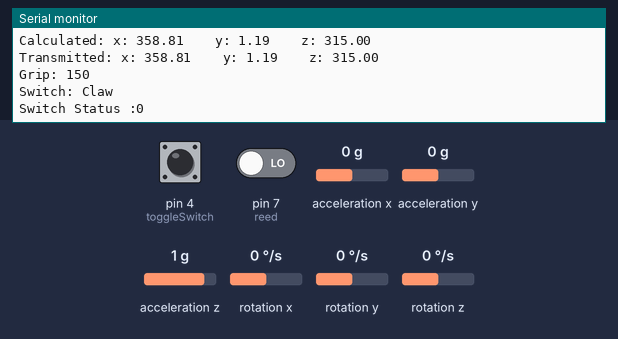
A sketch run on a simulated Arduino Uno, built with avr-gcc and run on an emulated ATmega328P. Parts: the last lines printed to the serial monitor. Wiring (inferred from the names in the program): MPU-6050 motion sensor at I2C address 0x68. The test bench sets the inputs (shaded band); at power-on: pin 4 (toggleSwitch) HIGH, acceleration x 0 g, pin 7 (reed) LOW, acceleration y 0 g, acceleration z 1 g, rotation x 0 °/s, rotation y 0 °/s, rotation z 0 °/s. No radio packets arrive unless stated.

Above: at 1.7 s.
1.8 s: pin 4 (toggleSwitch) pulled LOW for 0.15 s
3.4 s: acceleration x set to -1.4 g
4.9 s: pin 7 (reed) driven HIGH
6.4 s: acceleration y set to -1.4 g
At 7.0 s:
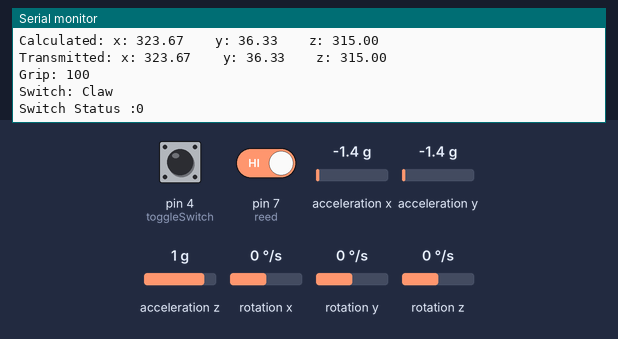
7.9 s: pin 4 (toggleSwitch) pulled LOW for 1 s
At 8.5 s:
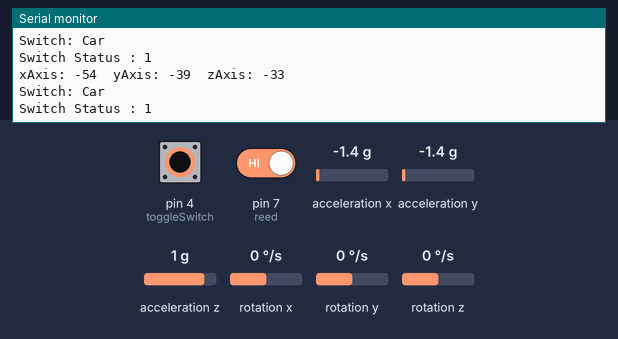

The sketch:

Transmitter.ino
```cpp
#include <Wire.h>
#include <SPI.h>
#include <nRF24L01.h>
#include <RF24.h>
#include <ezButton.h>
#include "I2Cdev.h"
#include "MPU6050_6Axis_MotionApps20.h"

MPU6050 mpu;
bool dmpReady = false;
uint16_t packetSize;
uint8_t devStatus;
uint8_t fifoBuffer[64];
Quaternion q;
VectorFloat gravity;
float ypr[3];

ezButton toggleSwitch(4);

const uint64_t pipeOut = 0xF9E8F0F0E1LL;
RF24 radio(8, 9); // select CE,CSN pin


struct PacketData
{
  float x1;
  float y1;
  float z1;
  int m1;
  int s1;
  byte xAxisValue;
  byte yAxisValue;
  byte zAxisValue;
} data;

void setupRadioTransmitter()
{
  radio.begin();
  radio.setDataRate(RF24_250KBPS);
  radio.openWritingPipe(pipeOut);
  radio.stopListening(); //start the radio comunication for Transmitter

  data.xAxisValue = 127; // Center
  data.yAxisValue = 127; // Center
  data.zAxisValue = 127;
}

void setupMPU()
{
#if I2CDEV_IMPLEMENTATION == I2CDEV_ARDUINO_WIRE
  Wire.begin();
#endif

  mpu.initialize();
  devStatus = mpu.dmpInitialize();

  if (devStatus == 0)
  {
    mpu.CalibrateAccel(6);
    mpu.CalibrateGyro(6);
    mpu.setDMPEnabled(true);
    dmpReady = true;
    packetSize = mpu.dmpGetFIFOPacketSize();
  }
}

const int MPU_addr = 0x68;

int16_t axis_X, axis_Y, axis_Z;

int minVal = 265;
int maxVal = 402;

float x;
float y;
float z;
int m;
int s;

int reed = 7;

void setup() {

  Serial.begin(2000000);
  pinMode(reed,INPUT);
  toggleSwitch.setDebounceTime(10);
  setupRadioTransmitter();
  setupMPU();

  Wire.begin();

  Wire.beginTransmission(MPU_addr);
  Wire.write(0x6B);
  Wire.write(0);
  Wire.endTransmission(true);

}

void loop() {

  Wire.beginTransmission(MPU_addr);
  Wire.write(0x3B);
  Wire.endTransmission(false);
  Wire.requestFrom(MPU_addr, 14, true);


  toggleSwitch.loop();
  int state = toggleSwitch.getState();
  if (state == LOW)
  {

    s = 1;

    if (!dmpReady)
    return;

    if (mpu.dmpGetCurrentFIFOPacket(fifoBuffer))
    {
      mpu.dmpGetQuaternion(&q, fifoBuffer);
      mpu.dmpGetGravity(&gravity, &q);
      mpu.dmpGetYawPitchRoll(ypr, &q, &gravity);

      int xAxisValue = constrain(ypr[2] * 180 / M_PI, -90, 90);
      int yAxisValue = constrain(ypr[1] * 180 / M_PI, -90, 90);
      int zAxisValue = constrain(ypr[0] * 180 / M_PI, -90, 90);

      data.xAxisValue = map(xAxisValue, -90, 90, 0, 254);
      data.yAxisValue = map(yAxisValue, -90, 90, 254, 0);
      data.zAxisValue = map(zAxisValue, -90, 90, 0, 254);
      data.s1 = s;

      radio.write(&data, sizeof(PacketData));

      Serial.print("xAxis: ");
      Serial.print(xAxisValue);
      Serial.print("\t");
      Serial.print("yAxis: ");
      Serial.print(yAxisValue);
      Serial.print("\t");
      Serial.print("zAxis: ");
      Serial.println(zAxisValue);

      Serial.println("Switch: Car ");
      Serial.print("Switch Status : ");
      Serial.println(data.s1);

    }
  }

  else
  {
    s = 0;

    axis_X = Wire.read() << 8 | Wire.read();
    axis_Y = Wire.read() << 8 | Wire.read();
    axis_Z = Wire.read() << 8 | Wire.read();

    int xAng = map(axis_X*0.5, minVal, maxVal, 90, -90);
    int yAng = map(axis_Y*0.5, minVal, maxVal, -90, 90);
    int zAng = map(axis_Z, minVal, maxVal, -90, 90);

    x = RAD_TO_DEG * (atan2(-yAng, -zAng) + PI);
    y = RAD_TO_DEG * (atan2(-xAng, -zAng) + PI);
    z = RAD_TO_DEG * (atan2(-yAng, -xAng) + PI);


    int magstat = digitalRead(reed);
    if(magstat == HIGH)
    {
      m = 100;
    }
    else
    {
      m = 150;
    }

    data.x1 = x;
    data.y1 = y;
    data.z1 = z;
    data.m1 = m;
    data.s1 = s;

    Serial.print("Calculated: ");
    Serial.print("x: ");
    Serial.print(x);
    Serial.print("\t\t");
    Serial.print("y: ");
    Serial.print(y);
    Serial.print("\t\t");
    Serial.print("z: ");
    Serial.println(z);

    Serial.print("Transmitted: ");
    Serial.print("x: ");
    Serial.print(data.x1);
    Serial.print("\t\t");
    Serial.print("y: ");
    Serial.print(data.y1);
    Serial.print("\t\t");
    Serial.print("z: ");
    Serial.println(data.z1);

    Serial.print("Grip: ");
    Serial.println(data.m1);

    Serial.println("Switch: Claw ");

    Serial.print("Switch Status :");
    Serial.println(data.s1);

    radio.write(&data, sizeof(PacketData));
    delay(10);
  }
}
```

Measured:
- after the input at 6.4 s, the serial monitor: prints a new line at once (image 1)
- after the input at 7.9 s, the serial monitor: prints a new line at once (image 2)
